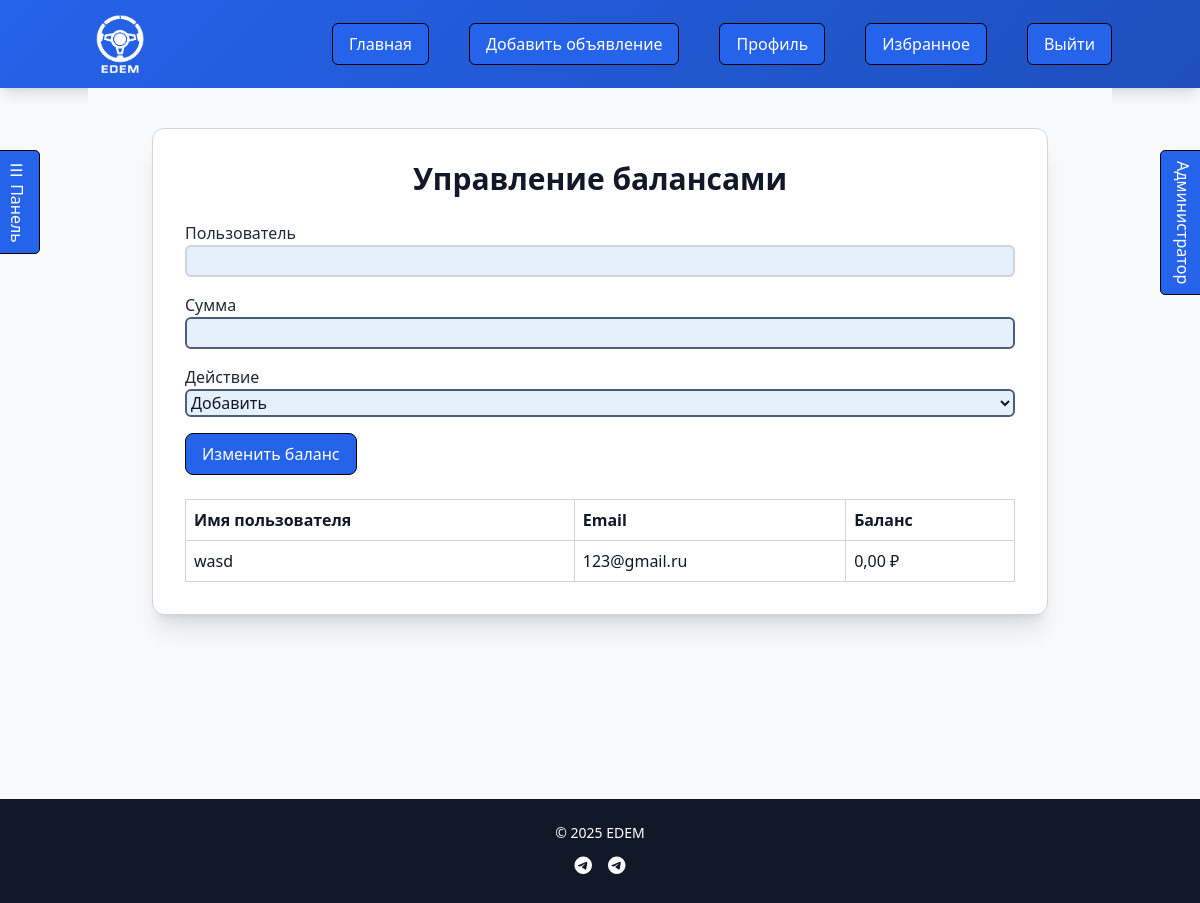
Before: /manage/balances/ (signed in) with the older database file.
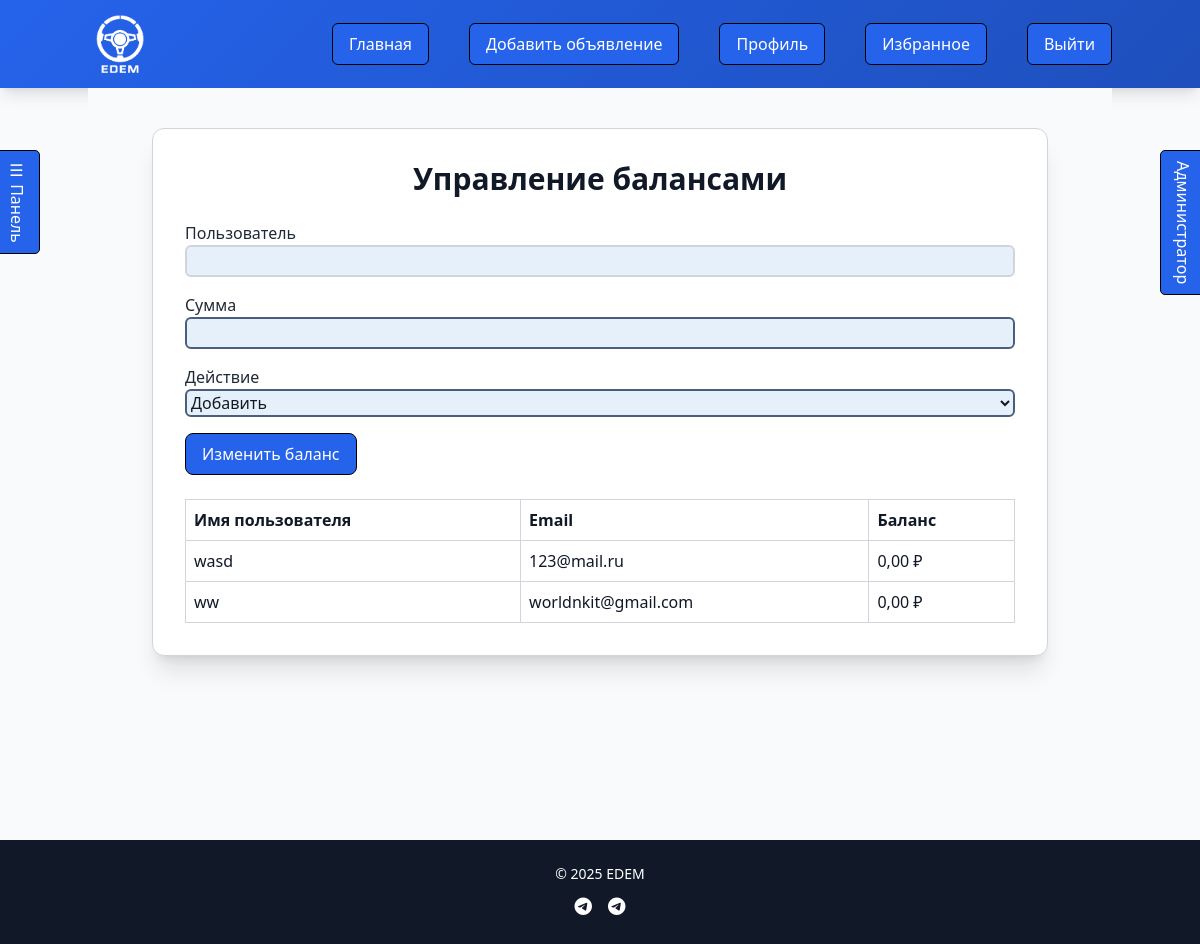
After: the same page with the newer database file.
### cars/models.py (models this page shows, shortened)
class User(AbstractBaseUser, PermissionsMixin):
    username = models.CharField(max_length=150, unique=True)
    email = models.EmailField(unique=True)
    phone = models.CharField(max_length=15, blank=True, null=True, validators=[
        MinValueValidator(10, message="Phone number must be at least 10 digits"),
    ])
    first_name = models.CharField(max_length=30, blank=True, null=True)
    last_name = models.CharField(max_length=30, blank=True, null=True)
    company_name = models.CharField(max_length=100, blank=True)
    date_joined = models.DateTimeField(default=timezone.now)
    avatar_url = models.URLField(blank=True, null=True)
    avatar_file = models.ImageField(upload_to='avatars/', blank=True, null=True)
    balance = models.DecimalField(max_digits=12, decimal_places=2, default=0, validators=[MinValueValidator(0)])
    is_active = models.BooleanField(default=True)
    is_staff = models.BooleanField(default=False)
    is_verified = models.BooleanField(default=False)
    block_reason = models.TextField(blank=True, null=True)
    objects = CustomUserManager()
    USERNAME_FIELD = 'username'
    REQUIRED_FIELDS = ['email']
    class Meta:
        db_table = 'Users'
        verbose_name = _('user')
        verbose_name_plural = _('users')

### cars/views.py (the view)
# urls.py: path('manage/balances/', views.manage_balances, name='manage_balances'),
@login_required
@never_cache
def manage_balances(request):
    if not request.user.is_superuser:
        messages.error(request, 'У вас нет прав для доступа к этой странице.')
        return redirect('car_list')
    users = User.objects.all()
    if request.method == 'POST':
        form = ManageBalanceForm(request.POST)
        if form.is_valid():
            user = form.cleaned_data['user']
            amount = form.cleaned_data['amount']
            action = form.cleaned_data['action']
            if amount <= 0:
                messages.error(request, 'Сумма должна быть больше 0.')
                return render(request, 'manage_balances.html', {'users': users, 'form': form})
            if action == 'add':
                user.balance += amount
                messages.success(request, f'Баланс пользователя {user.username} увеличен на {amount} ₽')
            elif action == 'subtract':
                if user.balance >= amount:
                    user.balance -= amount
                    messages.success(request, f'Баланс пользователя {user.username} уменьшен на {amount} ₽')
                else:
                    messages.error(request, 'Недостаточно средств для списания')
                    return render(request, 'manage_balances.html', {'users': users, 'form': form})
            user.save()
            return redirect('manage_balances')
    else:
        form = ManageBalanceForm()
    unread_deals_count = get_unread_deals_count(request.user)
    return render(request, 'manage_balances.html', {
        'users': users,
        'form': form,
        'unread_deals_count': unread_deals_count
    })

### cars/forms.py (shortened to what this page needs)
class ManageBalanceForm(forms.Form):
    user = forms.CharField(
        label='Пользователь',
        widget=forms.TextInput(attrs={'id': 'user-autocomplete', 'autocomplete': 'off'})
    )
    amount = forms.DecimalField(max_digits=12, decimal_places=2, label='Сумма')
    action = forms.ChoiceField(choices=[('add', 'Добавить'), ('subtract', 'Списать')], label='Действие')

### cars/views.py (called while the page is built)
def get_unread_deals_count(user):
    if not user.is_authenticated:
        return 0
    buyer_requests = PurchaseRequest.objects.filter(buyer=user).order_by('-request_date')
    seller_requests = PurchaseRequest.objects.filter(seller=user).order_by('-request_date')
    unread_purchases_count = buyer_requests.filter(is_read=False, status__in=['Одобрено', 'Отклонено']).count()
    unread_sales_count = seller_requests.filter(is_read=False, status='В ожидании').count()
    return unread_purchases_count + unread_sales_count

### templates/manage_balances.html (shortened to what this page needs)
{% extends 'base.html' %}
{% block content %}
<div class="max-w-4xl mx-auto rounded-xl shadow-xl p-6 md:p-8 fade-in" style="background-color: var(--card-bg); border: 1px solid var(--border-color);">
    <h2 class="text-2xl md:text-3xl font-extrabold mb-6 text-center" style="color: var(--text-color);">Управление балансами</h2>
    <form method="post" class="mb-6">
        <div class="mb-4">
            <label for="user-autocomplete" class="block" style="color: var(--secondary-color);">Пользователь</label>
            <input type="text" name="user" id="user-autocomplete" class="w-full p-2 border rounded-lg focus:outline-none focus:ring-2" style="border-color: var(--border-color); focus:ring: var(--btn-bg);" autocomplete="off" value="{{ form.user.value|default_if_none:'' }}">
        </div>
        <div class="mb-4">
            <label for="id_amount" class="block" style="color: var(--secondary-color);">Сумма</label>
            {{ form.amount }}
        </div>
        <div class="mb-4">
            <label for="id_action" class="block" style="color: var(--secondary-color);">Действие</label>
            {{ form.action }}
        </div>
        <button type="submit" class="px-4 py-2 rounded-lg" style="background-color: var(--btn-bg); color: var(--btn-text);">Изменить баланс</button>
    </form>
    <table class="w-full text-left border-collapse">
        <thead>
        <tr style="background-color: var(--secondary-btn-bg);">
            <th class="p-2 border" style="border-color: var(--border-color);">Имя пользователя</th>
            <th class="p-2 border" style="border-color: var(--border-color);">Email</th>
            <th class="p-2 border" style="border-color: var(--border-color);">Баланс</th>
        </tr>
        </thead>
        <tbody>
        {% for user in users %}
        <tr class="hover-row">
            <td class="p-2 border" style="border-color: var(--border-color);">{{ user.username }}</td>
            <td class="p-2 border" style="border-color: var(--border-color);">{{ user.email }}</td>
            <td class="p-2 border" style="border-color: var(--border-color);">{{ user.balance }} ₽</td>
        </tr>
        {% endfor %}
        </tbody>
    </table>
</div>
{% endblock %}

Changed rows visible on the page:
changed User "wasd": email "123@gmail.ru" → "123@mail.ru"
added User: username "ww", email "worldnkit@gmail.com", balance "0,00"
